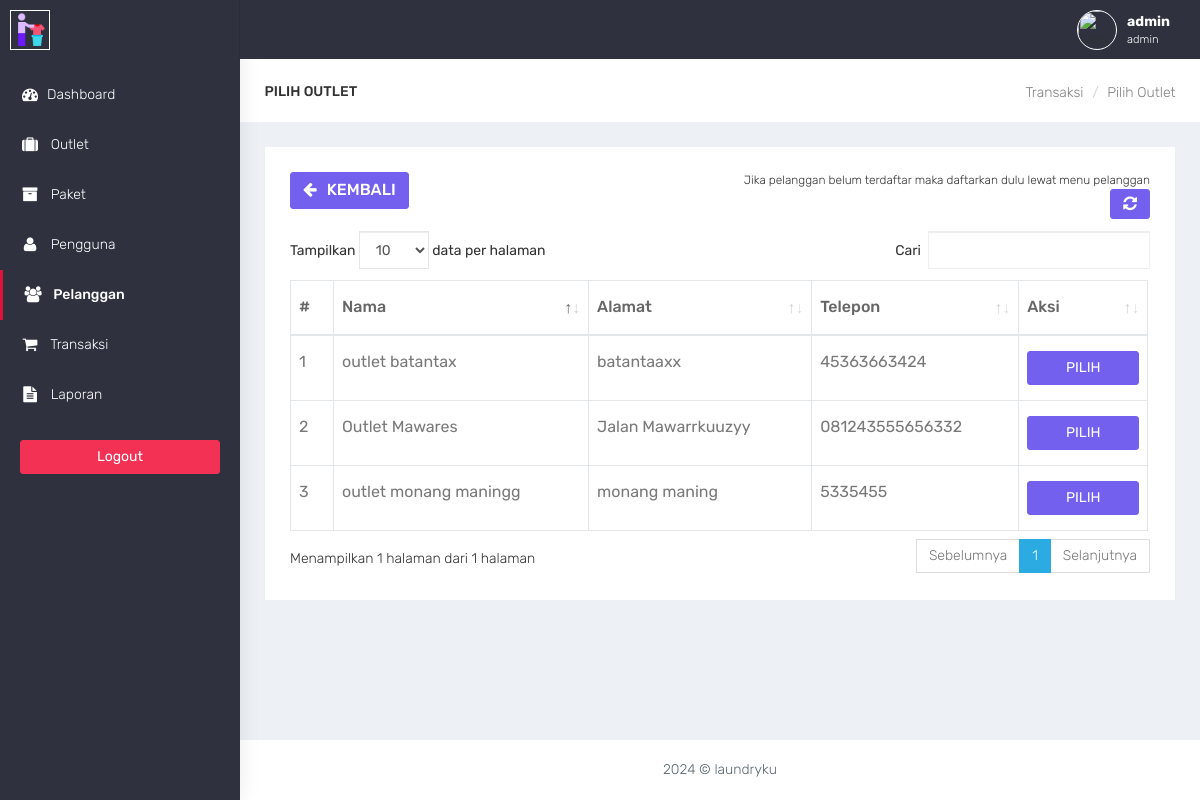
The app's page /admin/transaksi_cari_outlet.php (signed in) with its own data.
### tables this page shows
CREATE TABLE `outlet` (
  `id_outlet` int(11) NOT NULL,
  `nama_outlet` varchar(100) DEFAULT NULL,
  `alamat_outlet` text DEFAULT NULL,
  `telp_outlet` varchar(15) DEFAULT NULL
);

### admin/functions.php (called while the page is built, shortened)
<?php
function ambildata($conn,$query){
    $data = mysqli_query($conn,$query);
    if (mysqli_num_rows($data) > 0) {
        while($row = mysqli_fetch_assoc($data)){
        $hasil[] = $row;
    }
    return $hasil;
    }
}
?>

### admin/transaksi_cari_outlet.php (the view, shortened to what this page needs)
<?php
require 'functions.php';
require 'layout_header.php';
$query = 'SELECT * FROM outlet';
$data = ambildata($conn,$query);
?>
<div class="container-fluid">
    <div class="row bg-title">
        <div class="col-lg-3 col-md-4 col-sm-4 col-xs-12">
            <h4 class="page-title">Pilih Outlet</h4> </div>
        <div class="col-lg-9 col-sm-8 col-md-8 col-xs-12">
            <ol class="breadcrumb">
                <li><a href="#">Transaksi</a></li>
                <li><a href="#">Pilih Outlet</a></li>
            </ol>
        </div>
    </div>
    <div class="row">
        <div class="col-md-12 col-lg-12 col-sm-12 col-xs-12">
            <div class="white-box">
                <div class="row">
                    <div class="col-md-6">
                        <a href="javascript:void(0)" onclick="window.history.back()" class="btn btn-primary box-title"><i class="fa fa-arrow-left fa-fw"></i> Kembali</a>
                    </div>
                    <div class="col-md-6 text-right">
                        <small>Jika pelanggan belum terdaftar maka daftarkan dulu lewat menu pelanggan</small>
                        <button id="btn-refresh" class="btn btn-primary box-title text-right" title="Refresh Data"><i class="fa fa-refresh" id="ic-refresh"></i></button>
                    </div>
                </div>
                <div class="table-responsive">
                    <table class="table table-bordered thead-dark" id="table">
                        <thead class="thead-dark">
                            <tr>
                                <th width="5%">#</th>
                                <th>Nama</th>
                                <th>Alamat</th>
                                <th>Telepon</th>
                                <th width="15%">Aksi</th>
                            </tr>
                        </thead>
                        <tbody>
                            <?php foreach($data as $member): ?>
                                <tr>
                                    <td></td>
                                    <td><?= $member['nama_outlet'] ?></td>
                                    <td><?= $member['alamat_outlet'] ?></td>
                                    <td><?= $member['telp_outlet'] ?></td>
                                    <td align="center">
                                          <a href="transaksi_tambah.php?id=<?= $_GET['id']; ?>&outlet_id=<?= $member['id_outlet'] ?>" data-toggle="tooltip" data-placement="bottom" title="Pilih" class="btn btn-primary btn-block">PILIH</a>
                                    </td>
                                </tr>
                            <?php endforeach; ?>
                        </tbody>
                    </table>
                </div>
            </div>
        </div>
    </div>
</div>
<?php
require'layout_footer.php';

### assets/css/colors/default.css (style rules this page uses)
body { background: #fff; }

### records on screen
outlet: nama_outlet "Outlet Mawares", alamat_outlet "Jalan Mawarrkuuzyy", telp_outlet "081243555656332"
outlet: nama_outlet "outlet batantax", alamat_outlet "batantaaxx", telp_outlet "45363663424"
outlet: nama_outlet "outlet monang maningg", alamat_outlet "monang maning", telp_outlet "5335455"

### other values on screen
$_SESSION['username'] "admin"
$_SESSION['role'] "admin"
